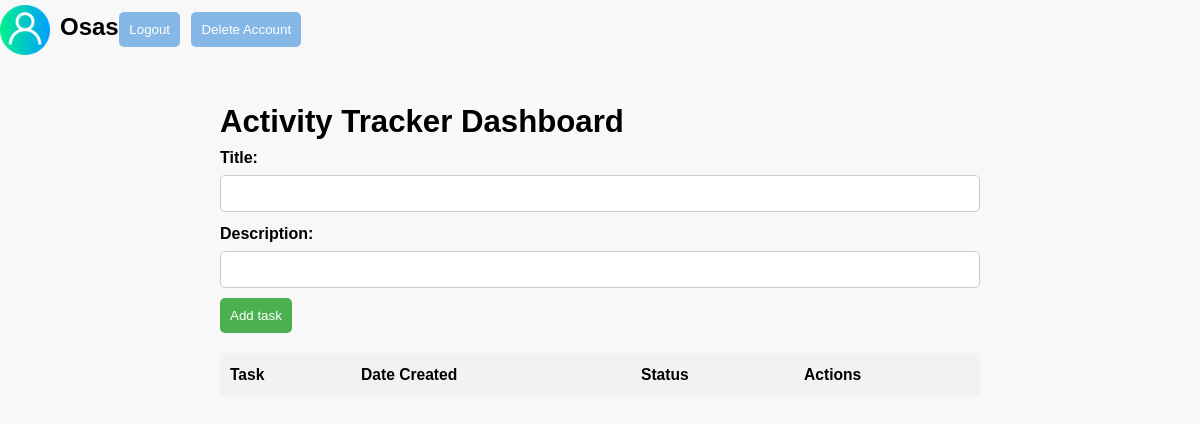
Before: /dashboard (signed in) with the older database file.
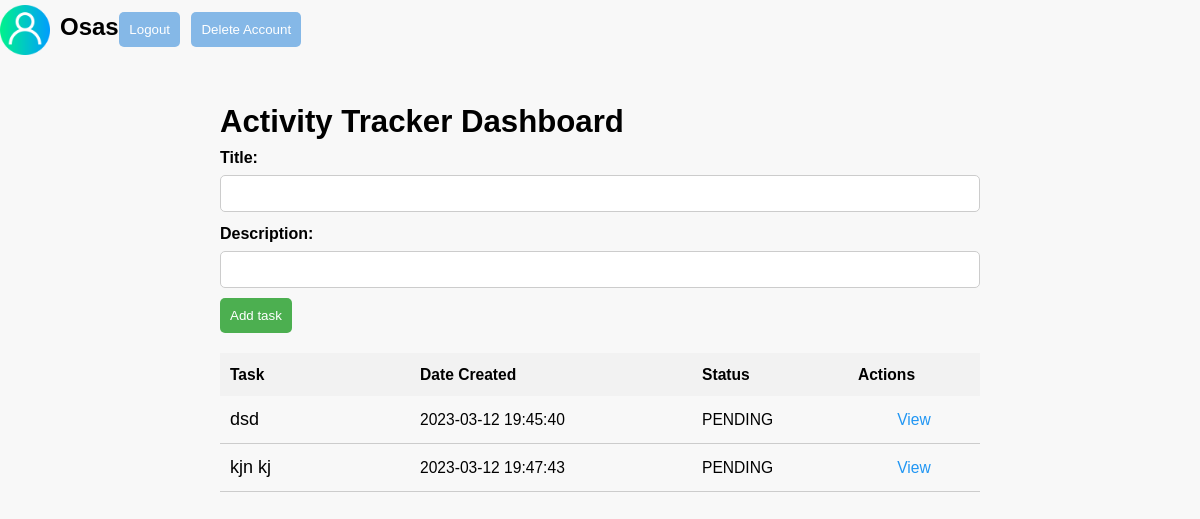
After: the same page with the newer database file.
### models.py (models this page shows)
class AppUser(Base):
    __tablename__ = "appuser"
    id = Column(Integer, primary_key=True, autoincrement=True)
    name = Column(String(50))
    email = Column(String(30), unique=True)
    password = Column(String(64))
    tasks = relationship("Task", backref="appuser", lazy=True, cascade="all, delete-orphan" )

class Task(Base):
    __tablename__ = "task"
    id = Column(Integer, primary_key=True, autoincrement=True)
    title = Column(String(50))
    description = Column(String(128))
    status = Column(Enum(Status), default=Status.PENDING, nullable=False)
    created_at = Column(DateTime, nullable=False, default=datetime.utcnow)
    updated_at = Column(DateTime, nullable=False, default=datetime.utcnow, onupdate=datetime.utcnow)
    user_id = Column(Integer, ForeignKey('appuser.id', ondelete='CASCADE'),  nullable=False)

### app.py (the view)
@app.route('/dashboard', methods=['POST','GET', 'DELETE'])
def dashboard():
    if 'user_id' in session:
        user_id = session['user_id']
        user = db.get_user(user_id)
        tasks = db.find_tasks_by_user_id(user_id)
        return render_template('dashboard.html', user=user, tasks=tasks)
    else:
        return redirect(url_for('login'))

### repository.py (called while the page is built)
    def get_user(self, user_id_to_lookup):
        result = self.session.get(AppUser, user_id_to_lookup)
        return result

    def find_tasks_by_user_id(self, user_id):
        tasks = self.session.query(Task).join(AppUser).filter(AppUser.id == user_id).all()
        return tasks

### templates/dashboard.html (shortened to what this page needs)
<!DOCTYPE html>
<html lang="en">
<head>
    <link rel="stylesheet" href="{{ url_for('static', filename='css/dashboard.css') }}">
</head>
<body>
    <div class="user-profile">
        <img src="{{ url_for('static', filename='images/user.png') }}" alt="User Avatar">
        <h2>{{ user.name }}</h2>
        <form method="POST" action="{{ url_for('logout') }}">
            <button type="submit">Logout</button>
        </form>
            <button onclick="confirmDelete()" type="submit">Delete Account</button>
    </div>
    <div class="container">
        <h1>Activity Tracker Dashboard</h1>
        <div class="add-task">
            <form method="POST" action="{{ url_for('add_task') }}">
                <label for="title">Title:</label>
                <input type="text" id="title" name="title" required>
                <br>
                <label for="description">Description:</label>
                <input type="text" id="description" name="description" required>
                <br>
                <button type="submit">Add task</button>
            </form>
        </div>
        <table>
            <thead>
                <tr>
                    <th>Task</th>
                    <th>Date Created</th>
                    <th>Status</th>
                    <th>Actions</th>
                </tr>
            </thead>
            <tbody>
                {% for task in tasks %}
                <tr>
                    <td>{{ task.title }}</td>
                    <td>{{task.created_at.strftime("%Y-%m-%d %H:%M:%S")}}</td>
                    <td>{{ task.status.value }}</td>
                    <td><a href="{{ url_for('view_task', task_id=task.id) }}">View</a></td>
                </tr>
                {% endfor %}
            </tbody>
        </table>
    </div>
</body>
</html>

### static/css/dashboard.css (style rules this page uses)
* { box-sizing: border-box; margin: 0; padding: 0; }
body { font-family: Arial, sans-serif; font-size: 1.3vw; line-height: 1.5; background-color: #f8f8f8; }
.container { max-width: 800px; margin: 0 auto; padding: 20px; }
.user-profile { display: flex; align-items: center; margin-bottom: 20px; }
.user-profile img { width: 50px; height: 50px; margin-right: 10px; }
.user-profile h2 { font-size: 1.5rem; font-weight: bold; margin-bottom: 5px; }
.user-profile button { background-color: #85b8e7; color: #fff; border: 2px; padding: 10px; border-radius: 5px; margin: 1%; cursor: pointer; }
.add-task form { display: flex; flex-wrap: wrap; margin-bottom: 20px; }
.add-task label { display: block; margin-bottom: 5px; font-size: 1rem; font-weight: bold; }
.add-task input[type="text"] { width: 100%; padding: 10px; margin-bottom: 10px; border-radius: 5px; border: 1px solid #ccc; }
.add-task button[type="submit"] { background-color: #4caf50; color: #fff; border: none; padding: 10px; border-radius: 5px; cursor: pointer; }
table { width: 100%; border-collapse: collapse; margin-bottom: 20px; }
th { background-color: #f2f2f2; padding: 10px; text-align: left; }
td { padding: 10px; border-bottom: 1px solid #ccc; }
td:first-child { width: 25%; font-size: 1.5vw; }
td:last-child { text-align: center; }
a { color: #2196f3; text-decoration: none; }

Changed rows visible on the page:
added Task: title "dsd", created_at "2023-03-12 19:45:40", status.value "PENDING"
added Task: title "kjn kj", created_at "2023-03-12 19:47:43", status.value "PENDING"
